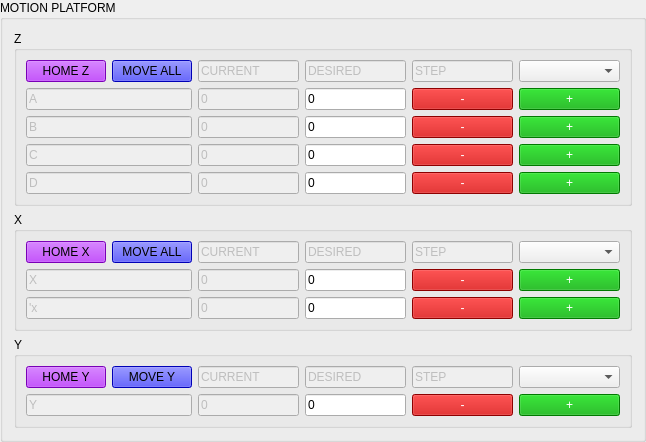
         <widget class="QGroupBox" name="groupBox">
          <property name="title">
           <string>MOTION PLATFORM</string>
          </property>
          <layout class="QGridLayout" name="gridLayout_7" rowstretch="1,1,1" columnstretch="2,0">
           <item row="2" column="0" colspan="2">
            <widget class="QGroupBox" name="groupBox_10">
             <property name="title">
              <string>Y</string>
             </property>
             <layout class="QGridLayout" name="gridLayout_19" columnstretch="2,2,3,3,0,3,3">
              <item row="1" column="6">
               <widget class="QComboBox" name="STEP_Y"/>
              </item>
              <item row="1" column="0">
               <widget class="QPushButton" name="HOME_Y">
                <property name="styleSheet">
                 <string notr="true">background-color: rgb(170, 0, 255)</string>
                </property>
                <property name="text">
                 <string>HOME Y</string>
                </property>
               </widget>
              </item>
              <item row="2" column="3">
               <widget class="QLineEdit" name="lineEdit_21">
                <property name="text">
                 <string>0</string>
                </property>
               </widget>
              </item>
              <item row="2" column="2">
               <widget class="QLineEdit" name="lineEdit_15">
                <property name="enabled">
                 <bool>false</bool>
                </property>
                <property name="text">
                 <string>0</string>
                </property>
               </widget>
              </item>
              <item row="2" column="5">
               <widget class="QPushButton" name="MIN_Y">
                <property name="autoFillBackground">
                 <bool>false</bool>
                </property>
                <property name="styleSheet">
                 <string notr="true">background-color: rgb(197, 0, 0); color: white</string>
                </property>
                <property name="text">
                 <string>-</string>
                </property>
               </widget>
              </item>
              <item row="1" column="3">
               <widget class="QLineEdit" name="lineEdit_16">
                <property name="enabled">
                 <bool>false</bool>
                </property>
                <property name="text">
                 <string>DESIRED</string>
                </property>
               </widget>
              </item>
              <item row="2" column="6">
               <widget class="QPushButton" name="PLUS_Y">
                <property name="autoFillBackground">
                 <bool>false</bool>
                </property>
                <property name="styleSheet">
                 <string notr="true">background-color: rgb(0, 170, 0); color: white</string>
                </property>
                <property name="text">
                 <string>+</string>
                </property>
               </widget>
              </item>
              <item row="1" column="2">
               <widget class="QLineEdit" name="lineEdit_10">
                <property name="enabled">
                 <bool>false</bool>
                </property>
                <property name="text">
                 <string>CURRENT</string>
                </property>
               </widget>
              </item>
              <item row="1" column="5">
               <widget class="QLineEdit" name="lineEdit_22">
                <property name="enabled">
                 <bool>false</bool>
                </property>
                <property name="text">
                 <string>STEP</string>
                </property>
               </widget>
              </item>
              <item row="1" column="1">
               <widget class="QPushButton" name="MOVE_Y">
                <property name="styleSheet">
                 <string notr="true">background-color: rgb(0, 0, 255)</string>
                </property>
                <property name="text">
                 <string>MOVE Y</string>
                </property>
               </widget>
              </item>
              <item row="2" column="0" colspan="2">
               <widget class="QLineEdit" name="lineEdit_23">
                <property name="enabled">
                 <bool>false</bool>
                </property>
                <property name="text">
                 <string>Y</string>
                </property>
               </widget>
              </item>
             </layout>
            </widget>
           </item>
           <item row="0" column="0" colspan="2">
            <widget class="QGroupBox" name="groupBox_8">
             <property name="title">
              <string>Z</string>
             </property>
             <layout class="QGridLayout" name="gridLayout_17" columnstretch="2,2,3,3,0,3,3">
              <item row="3" column="2">
               <widget class="QLineEdit" name="lineEdit_11">
                <property name="enabled">
                 <bool>false</bool>
                </property>
                <property name="text">
                 <string>0</string>
                </property>
               </widget>
              </item>
              <item row="6" column="3">
               <widget class="QLineEdit" name="lineEdit_20">
                <property name="text">
                 <string>0</string>
                </property>
               </widget>
              </item>
              <item row="1" column="6">
               <widget class="QComboBox" name="STEP_Z"/>
              </item>
              <item row="4" column="5">
               <widget class="QPushButton" name="MIN_B">
                <property name="autoFillBackground">
                 <bool>false</bool>
                </property>
                <property name="styleSheet">
                 <string notr="true">background-color: rgb(197, 0, 0); color: white</string>
                </property>
                <property name="text">
                 <string>-</string>
                </property>
               </widget>
              </item>
              <item row="1" column="5">
               <widget class="QLineEdit" name="lineEdit_4">
                <property name="enabled">
                 <bool>false</bool>
                </property>
                <property name="text">
                 <string>STEP</string>
                </property>
               </widget>
              </item>
              <item row="4" column="6">
               <widget class="QPushButton" name="PLUS_B">
                <property name="autoFillBackground">
                 <bool>false</bool>
                </property>
                <property name="styleSheet">
                 <string notr="true">background-color: rgb(0, 170, 0); color: white</string>
                </property>
                <property name="text">
                 <string>+</string>
                </property>
               </widget>
              </item>
              <item row="5" column="3">
               <widget class="QLineEdit" name="lineEdit_19">
                <property name="text">
                 <string>0</string>
                </property>
               </widget>
              </item>
              <item row="6" column="2">
               <widget class="QLineEdit" name="lineEdit_14">
                <property name="enabled">
                 <bool>false</bool>
                </property>
                <property name="text">
                 <string>0</string>
                </property>
               </widget>
              </item>
              <item row="1" column="1">
               <widget class="QPushButton" name="MOVE_Z">
                <property name="autoFillBackground">
                 <bool>false</bool>
                </property>
                <property name="styleSheet">
                 <string notr="true">background-color: rgb(0, 0, 255)</string>
                </property>
                <property name="text">
                 <string>MOVE ALL</string>
                </property>
                <property name="flat">
                 <bool>false</bool>
                </property>
               </widget>
              </item>
              <item row="3" column="3">
               <widget class="QLineEdit" name="lineEdit_17">
                <property name="text">
                 <string>0</string>
                </property>
               </widget>
              </item>
              <item row="6" column="5">
               <widget class="QPushButton" name="MIN_D">
                <property name="autoFillBackground">
                 <bool>false</bool>
                </property>
                <property name="styleSheet">
                 <string notr="true">background-color: rgb(197, 0, 0); color: white</string>
                </property>
                <property name="text">
                 <string>-</string>
                </property>
               </widget>
              </item>
              <item row="4" column="3">
               <widget class="QLineEdit" name="lineEdit_18">
                <property name="text">
                 <string>0</string>
                </property>
               </widget>
              </item>
              <item row="1" column="2">
               <widget class="QLineEdit" name="lineEdit_2">
                <property name="enabled">
                 <bool>false</bool>
                </property>
                <property name="text">
                 <string>CURRENT</string>
                </property>
               </widget>
              </item>
              <item row="3" column="5">
               <widget class="QPushButton" name="MIN_A">
                <property name="sizePolicy">
                 <sizepolicy hsizetype="MinimumExpanding" vsizetype="Fixed">
                  <horstretch>0</horstretch>
                  <verstretch>0</verstretch>
                 </sizepolicy>
                </property>
                <property name="autoFillBackground">
                 <bool>false</bool>
                </property>
                <property name="styleSheet">
                 <string notr="true">background-color: rgb(197, 0, 0); ; color: white;</string>
                </property>
                <property name="text">
                 <string>-</string>
                </property>
               </widget>
              </item>
              <item row="5" column="5">
               <widget class="QPushButton" name="MIN_C">
                <property name="autoFillBackground">
                 <bool>false</bool>
                </property>
                <property name="styleSheet">
                 <string notr="true">background-color: rgb(197, 0, 0); color: white</string>
                </property>
                <property name="text">
                 <string>-</string>
                </property>
               </widget>
              </item>
              <item row="6" column="6">
               <widget class="QPushButton" name="PLUS_D">
                <property name="autoFillBackground">
                 <bool>false</bool>
                </property>
                <property name="styleSheet">
                 <string notr="true">background-color: rgb(0, 170, 0); color: white</string>
                </property>
                <property name="text">
                 <string>+</string>
                </property>
               </widget>
              </item>
              <item row="5" column="2">
               <widget class="QLineEdit" name="lineEdit_13">
                <property name="enabled">
                 <bool>false</bool>
                </property>
                <property name="text">
                 <string>0</string>
                </property>
               </widget>
              </item>
              <item row="1" column="3">
               <widget class="QLineEdit" name="lineEdit_3">
                <property name="enabled">
                 <bool>false</bool>
                </property>
                <property name="text">
                 <string>DESIRED</string>
                </property>
               </widget>
              </item>
              <item row="3" column="6">
               <widget class="QPushButton" name="PLUS_A">
                <property name="sizePolicy">
                 <sizepolicy hsizetype="MinimumExpanding" vsizetype="Fixed">
                  <horstretch>0</horstretch>
                  <verstretch>0</verstretch>
                 </sizepolicy>
                </property>
                <property name="autoFillBackground">
                 <bool>false</bool>
                </property>
                <property name="styleSheet">
                 <string notr="true">background-color: rgb(0, 170, 0); color: white</string>
                </property>
                <property name="text">
                 <string>+</string>
                </property>
               </widget>
              </item>
              <item row="5" column="6">
               <widget class="QPushButton" name="PLUS_C">
                <property name="autoFillBackground">
                 <bool>false</bool>
                </property>
                <property name="styleSheet">
                 <string notr="true">background-color: rgb(0, 170, 0); color: white</string>
                </property>
                <property name="text">
                 <string>+</string>
                </property>
               </widget>
              </item>
              <item row="4" column="2">
               <widget class="QLineEdit" name="lineEdit_12">
                <property name="enabled">
                 <bool>false</bool>
                </property>
                <property name="text">
                 <string>0</string>
                </property>
               </widget>
              </item>
              <item row="1" column="0">
               <widget class="QPushButton" name="HOME_Z">
                <property name="autoFillBackground">
                 <bool>false</bool>
                </property>
                <property name="styleSheet">
                 <string notr="true">background-color: rgb(170, 0, 255)</string>
                </property>
                <property name="text">
                 <string>HOME Z</string>
                </property>
               </widget>
              </item>
              <item row="3" column="0" colspan="2">
               <widget class="QLineEdit" name="lineEdit_5">
                <property name="enabled">
                 <bool>false</bool>
                </property>
                <property name="text">
                 <string>A</string>
                </property>
               </widget>
              </item>
              <item row="4" column="0" colspan="2">
               <widget class="QLineEdit" name="lineEdit_6">
                <property name="enabled">
                 <bool>false</bool>
                </property>
                <property name="text">
                 <string>B</string>
                </property>
               </widget>
              </item>
              <item row="5" column="0" colspan="2">
               <widget class="QLineEdit" name="lineEdit_7">
                <property name="enabled">
                 <bool>false</bool>
                </property>
                <property name="text">
                 <string>C</string>
                </property>
               </widget>
              </item>
              <item row="6" column="0" colspan="2">
               <widget class="QLineEdit" name="lineEdit_8">
                <property name="enabled">
                 <bool>false</bool>
                </property>
                <property name="text">
                 <string>D</string>
                </property>
               </widget>
              </item>
             </layout>
            </widget>
           </item>
           <item row="1" column="0" colspan="2">
            <widget class="QGroupBox" name="groupBox_9">
             <property name="title">
              <string>X</string>
             </property>
             <layout class="QGridLayout" name="gridLayout_18" columnstretch="2,2,3,3,3,3">
              <item row="1" column="4">
               <widget class="QLineEdit" name="lineEdit_70">
                <property name="enabled">
                 <bool>false</bool>
                </property>
                <property name="text">
                 <string>STEP</string>
                </property>
               </widget>
              </item>
              <item row="3" column="2">
               <widget class="QLineEdit" name="lineEdit_68">
                <property name="enabled">
                 <bool>false</bool>
                </property>
                <property name="text">
                 <string>0</string>
                </property>
               </widget>
              </item>
              <item row="1" column="2">
               <widget class="QLineEdit" name="lineEdit_66">
                <property name="enabled">
                 <bool>false</bool>
                </property>
                <property name="text">
                 <string>CURRENT</string>
                </property>
               </widget>
              </item>
              <item row="3" column="5">
               <widget class="QPushButton" name="PLUS_x">
                <property name="autoFillBackground">
                 <bool>false</bool>
                </property>
                <property name="styleSheet">
                 <string notr="true">background-color: rgb(0, 170, 0); color: white</string>
                </property>
                <property name="text">
                 <string>+</string>
                </property>
               </widget>
              </item>
              <item row="2" column="4">
               <widget class="QPushButton" name="MIN_X">
                <property name="sizePolicy">
                 <sizepolicy hsizetype="MinimumExpanding" vsizetype="Fixed">
                  <horstretch>0</horstretch>
                  <verstretch>0</verstretch>
                 </sizepolicy>
                </property>
                <property name="autoFillBackground">
                 <bool>false</bool>
                </property>
                <property name="styleSheet">
                 <string notr="true">background-color: rgb(197, 0, 0); ; color: white;</string>
                </property>
                <property name="text">
                 <string>-</string>
                </property>
               </widget>
              </item>
              <item row="1" column="3">
               <widget class="QLineEdit" name="lineEdit_65">
                <property name="enabled">
                 <bool>false</bool>
                </property>
                <property name="text">
                 <string>DESIRED</string>
                </property>
               </widget>
              </item>
              <item row="3" column="4">
               <widget class="QPushButton" name="MIN_x">
                <property name="autoFillBackground">
                 <bool>false</bool>
                </property>
                <property name="styleSheet">
                 <string notr="true">background-color: rgb(197, 0, 0); color: white</string>
                </property>
                <property name="text">
                 <string>-</string>
                </property>
               </widget>
              </item>
              <item row="2" column="2">
               <widget class="QLineEdit" name="lineEdit_64">
                <property name="enabled">
                 <bool>false</bool>
                </property>
                <property name="text">
                 <string>0</string>
                </property>
               </widget>
              </item>
              <item row="1" column="0">
               <widget class="QPushButton" name="HOME_X">
                <property name="styleSheet">
                 <string notr="true">background-color: rgb(170, 0, 255)</string>
                </property>
                <property name="text">
                 <string>HOME X</string>
                </property>
               </widget>
              </item>
              <item row="3" column="3">
               <widget class="QLineEdit" name="lineEdit_71">
                <property name="text">
                 <string>0</string>
                </property>
               </widget>
              </item>
              <item row="2" column="3">
               <widget class="QLineEdit" name="lineEdit_67">
                <property name="text">
                 <string>0</string>
                </property>
               </widget>
              </item>
              <item row="2" column="5">
               <widget class="QPushButton" name="PLUS_X">
                <property name="sizePolicy">
                 <sizepolicy hsizetype="MinimumExpanding" vsizetype="Fixed">
                  <horstretch>0</horstretch>
                  <verstretch>0</verstretch>
                 </sizepolicy>
                </property>
                <property name="autoFillBackground">
                 <bool>false</bool>
                </property>
                <property name="styleSheet">
                 <string notr="true">background-color: rgb(0, 170, 0); color: white</string>
                </property>
                <property name="text">
                 <string>+</string>
                </property>
               </widget>
              </item>
              <item row="1" column="5">
               <widget class="QComboBox" name="STEP_X"/>
              </item>
              <item row="1" column="1">
               <widget class="QPushButton" name="MOVE_X">
                <property name="autoFillBackground">
                 <bool>false</bool>
                </property>
                <property name="styleSheet">
                 <string notr="true">background-color: rgb(0, 0, 255)</string>
                </property>
                <property name="text">
                 <string>MOVE ALL</string>
                </property>
                <property name="flat">
                 <bool>false</bool>
                </property>
               </widget>
              </item>
              <item row="2" column="0" colspan="2">
               <widget class="QLineEdit" name="lineEdit">
                <property name="enabled">
                 <bool>false</bool>
                </property>
                <property name="text">
                 <string>X</string>
                </property>
               </widget>
              </item>
              <item row="3" column="0" colspan="2">
               <widget class="QLineEdit" name="lineEdit_9">
                <property name="enabled">
                 <bool>false</bool>
                </property>
                <property name="text">
                 <string>'x</string>
                </property>
               </widget>
              </item>
             </layout>
            </widget>
           </item>
          </layout>
         </widget>
